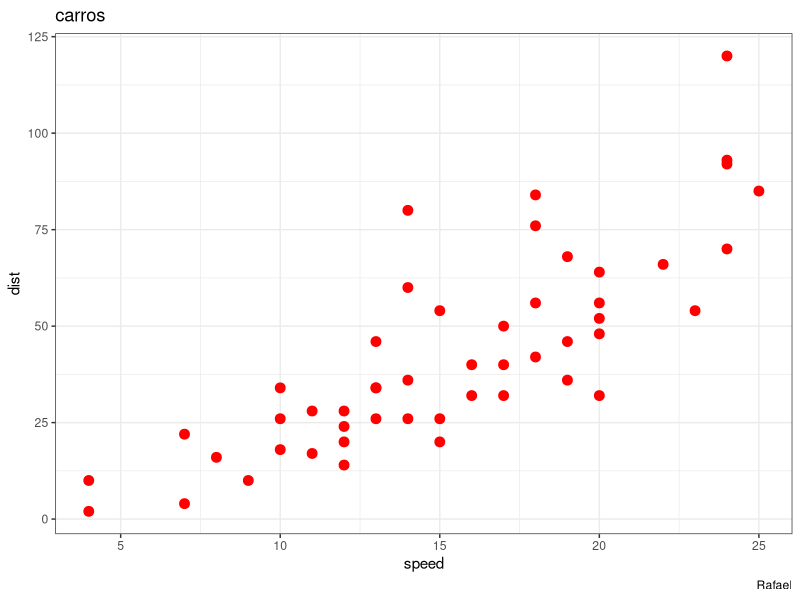

Here is the R script that generated this plot:
library(ggplot2)
cars

ggplot(cars,aes(x=speed,y=dist))+
  geom_point(col='red',size=3)+
  theme_bw()+
  labs(title ='carros',caption ='Rafael')
